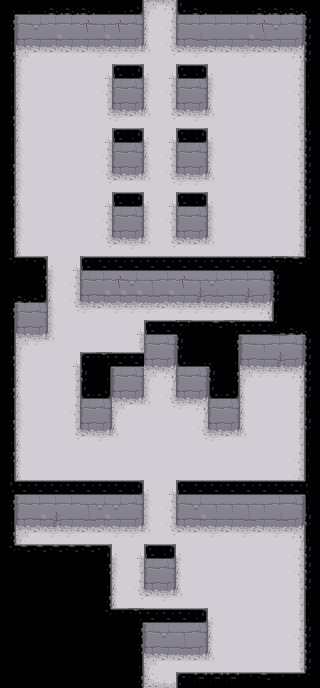

This is a level from a 2D game, rendered from its Tiled map with the project's own tilesets. A one-line summary and the complete map file follow:
An orthogonal 20x43 tile map with 16x16 px tiles, 2 tile layers (Floor, Ceilng), 1 hidden layer not drawn.

<map version="1.0" orientation="orthogonal" renderorder="right-down" width="20" height="43" tilewidth="16" tileheight="16" nextobjectid="4">
 <tileset firstgid="1" name="dungeon tileset calciumtrice" tilewidth="16" tileheight="16" tilecount="1050" columns="30">
  <image source="dungeon tileset calciumtrice.png" width="480" height="560" />
  <terraintypes>
   <terrain name="Ceiling" tile="55" />
   <terrain name="Wall" tile="156" />
   <terrain name="Floor" tile="235" />
  </terraintypes>
  <tile id="30" terrain="0,0,0,0" />
  <tile id="31" terrain=",,,0" />
  <tile id="32" terrain=",,0," />
  <tile id="33" terrain=",0,," />
  <tile id="34" terrain="0,,," />
  <tile id="35" terrain=",0,,0" />
  <tile id="37" terrain=",0,,0" />
  <tile id="38" terrain=",,0,0" />
  <tile id="39" terrain=",,0,0" />
  <tile id="40" terrain=",,0,0" />
  <tile id="41" terrain="0,0,," />
  <tile id="43" terrain="0,0,," />
  <tile id="44" terrain="0,,0," />
  <tile id="46" terrain="0,,0," />
  <tile id="79" terrain=",0,0,0" />
  <tile id="80" terrain="0,,0,0" />
  <tile id="81" terrain="0,0,,0" />
  <tile id="82" terrain="0,0,0," />
  <tile id="120" terrain=",,,1" />
  <tile id="121" terrain=",,1,1" />
  <tile id="122" terrain=",,1,1" />
  <tile id="123" terrain=",,1,1" />
  <tile id="124" terrain=",,1,1" />
  <tile id="125" terrain=",,1," />
  <tile id="150" terrain=",1,," />
  <tile id="151" terrain="1,1,," />
  <tile id="152" terrain="1,1,," />
  <tile id="153" terrain="1,1,," />
  <tile id="154" terrain="1,1,," />
  <tile id="155" terrain="1,,," />
  <tile id="210" terrain="2,2,2,2" />
  <tile id="211" terrain=",,,2" />
  <tile id="212" terrain=",,2," />
  <tile id="213" terrain=",2,," />
  <tile id="214" terrain="2,,," />
  <tile id="216" terrain=",2,,2" />
  <tile id="217" terrain=",2,,2" />
  <tile id="218" terrain=",,2,2" />
  <tile id="220" terrain=",,2,2" />
  <tile id="222" terrain="2,2,," />
  <tile id="223" terrain="2,2,," />
  <tile id="225" terrain="2,,2," />
  <tile id="226" terrain="2,,2," />
  <tile id="259" terrain=",2,2,2" />
  <tile id="260" terrain="2,,2,2" />
  <tile id="261" terrain="2,2,,2" />
  <tile id="262" terrain="2,2,2," />
 </tileset>
 <imagelayer name="Background" visible="0" offsetx="-944" offsety="16">
  <image source="../puzzle5.png" width="1248" height="672" />
 </imagelayer>
 <layer name="Floor" width="20" height="43">
  <data encoding="csv">
0,0,0,0,0,0,0,0,0,212,213,0,0,0,0,0,0,0,0,0,
0,121,122,125,125,123,124,123,126,218,226,121,125,125,125,125,123,122,126,0,
0,151,155,152,155,155,152,155,156,218,226,151,154,155,155,152,154,155,156,0,
0,212,221,221,221,221,219,219,219,260,261,221,219,221,221,219,221,221,213,0,
0,217,211,211,211,211,263,224,224,262,263,224,224,262,211,211,211,211,226,0,
0,217,211,211,211,211,226,121,126,217,226,121,126,217,211,211,211,211,226,0,
0,218,211,211,211,211,227,151,156,218,227,151,156,218,211,211,211,211,227,0,
0,217,211,211,211,211,261,219,221,260,261,221,219,260,211,211,211,211,226,0,
0,218,211,211,211,211,263,223,224,262,263,223,223,262,211,211,211,211,227,0,
0,217,211,211,211,211,226,121,126,218,226,121,126,217,211,211,211,211,226,0,
0,217,211,211,211,211,226,151,156,217,226,151,156,218,211,211,211,211,227,0,
0,217,211,211,211,211,261,221,221,260,261,219,219,260,211,211,211,211,226,0,
0,218,211,211,211,211,263,223,224,262,263,223,224,262,211,211,211,211,227,0,
0,217,211,211,211,211,226,121,126,217,226,121,126,217,211,211,211,211,227,0,
0,217,211,211,211,211,226,151,156,217,227,151,156,217,211,211,211,211,227,0,
0,218,211,211,211,211,261,221,219,260,261,221,221,260,211,211,211,211,226,0,
0,214,224,262,263,223,223,223,224,224,223,223,223,223,223,223,224,223,215,0,
0,0,0,217,226,121,125,123,122,124,125,123,124,122,125,125,126,0,0,0,
0,0,0,218,226,151,152,152,152,154,152,155,153,154,155,153,156,0,0,0,
0,121,126,217,261,219,221,219,219,219,221,219,219,219,221,219,213,0,0,0,
0,151,156,217,211,211,211,211,263,224,224,224,223,224,223,224,215,0,0,0,
0,212,219,260,211,211,211,211,227,121,126,0,0,0,0,121,124,125,126,0,
0,217,211,211,263,223,224,223,215,151,156,0,0,0,0,151,155,153,156,0,
0,218,211,211,227,0,0,121,126,212,213,121,126,0,0,212,219,219,213,0,
0,218,211,211,227,0,0,151,156,217,226,151,156,0,0,218,211,211,227,0,
0,217,211,211,226,121,126,212,221,260,261,219,213,121,126,218,211,211,227,0,
0,217,211,211,227,151,156,218,211,211,211,211,226,151,156,218,211,211,227,0,
0,218,211,211,261,221,219,260,211,211,211,211,261,219,221,260,211,211,227,0,
0,218,211,211,211,211,211,211,211,211,211,211,211,211,211,211,211,211,226,0,
0,218,211,211,211,211,211,211,211,211,211,211,211,211,211,211,211,211,226,0,
0,214,223,223,224,223,224,224,223,262,263,224,223,223,224,224,224,224,215,0,
0,121,125,125,125,124,122,122,126,217,226,121,122,124,124,124,124,125,126,0,
0,151,152,153,155,154,152,155,156,217,226,151,152,155,155,154,155,154,156,0,
0,212,221,219,219,221,221,219,219,260,261,221,221,219,221,219,221,219,213,0,
0,214,223,224,224,224,224,262,263,223,223,262,211,211,211,211,211,211,226,0,
0,0,0,0,0,0,0,217,227,121,126,218,211,211,211,211,211,211,226,0,
0,0,0,0,0,0,0,218,226,151,156,218,211,211,211,211,211,211,227,0,
0,0,0,0,0,0,0,218,261,221,219,260,211,211,211,211,211,211,227,0,
0,0,0,0,0,0,0,214,223,224,224,223,223,262,211,211,211,211,227,0,
0,0,0,0,0,0,0,0,0,121,122,124,126,218,211,211,211,211,226,0,
0,0,0,0,0,0,0,0,0,151,155,154,156,218,211,211,211,211,227,0,
0,0,0,0,0,0,0,0,0,212,221,221,221,260,211,211,211,211,227,0,
0,0,0,0,0,0,0,0,0,214,223,224,223,223,223,224,224,223,215,0
</data>
 </layer>
 <layer name="Ceilng" width="20" height="43">
  <data encoding="csv">
83,44,44,42,42,42,44,44,35,0,0,34,42,44,44,44,42,42,42,82,
45,0,0,0,0,0,0,0,0,0,0,0,0,0,0,0,0,0,0,36,
47,0,0,0,0,0,0,0,0,0,0,0,0,0,0,0,0,0,0,36,
45,0,0,0,0,0,0,0,0,0,0,0,0,0,0,0,0,0,0,36,
47,0,0,0,0,0,0,48,50,0,0,48,50,0,0,0,0,0,0,38,
47,0,0,0,0,0,0,0,0,0,0,0,0,0,0,0,0,0,0,38,
47,0,0,0,0,0,0,0,0,0,0,0,0,0,0,0,0,0,0,38,
45,0,0,0,0,0,0,0,0,0,0,0,0,0,0,0,0,0,0,38,
47,0,0,0,0,0,0,48,50,0,0,48,50,0,0,0,0,0,0,36,
47,0,0,0,0,0,0,0,0,0,0,0,0,0,0,0,0,0,0,36,
45,0,0,0,0,0,0,0,0,0,0,0,0,0,0,0,0,0,0,36,
47,0,0,0,0,0,0,0,0,0,0,0,0,0,0,0,0,0,0,36,
45,0,0,0,0,0,0,48,50,0,0,48,50,0,0,0,0,0,0,36,
47,0,0,0,0,0,0,0,0,0,0,0,0,0,0,0,0,0,0,38,
45,0,0,0,0,0,0,0,0,0,0,0,0,0,0,0,0,0,0,36,
47,0,0,0,0,0,0,0,0,0,0,0,0,0,0,0,0,0,0,38,
81,41,33,0,0,48,52,52,52,52,52,52,52,52,52,52,52,68,40,80,
31,31,45,0,0,0,0,0,0,0,0,0,0,0,0,0,0,36,31,31,
83,42,35,0,0,0,0,0,0,0,0,0,0,0,0,0,0,36,31,31,
45,0,0,0,0,0,0,0,0,0,0,0,0,0,0,0,0,38,31,31,
47,0,0,0,0,0,0,0,0,48,52,68,41,40,67,52,52,66,42,82,
47,0,0,0,0,0,0,0,0,0,0,36,31,31,45,0,0,0,0,36,
45,0,0,0,0,32,67,52,52,0,0,34,44,82,47,0,0,0,0,36,
47,0,0,0,0,36,47,0,0,0,0,0,0,36,45,0,0,0,0,36,
45,0,0,0,0,34,35,0,0,0,0,0,0,34,35,0,0,0,0,36,
47,0,0,0,0,0,0,0,0,0,0,0,0,0,0,0,0,0,0,38,
45,0,0,0,0,0,0,0,0,0,0,0,0,0,0,0,0,0,0,36,
47,0,0,0,0,0,0,0,0,0,0,0,0,0,0,0,0,0,0,38,
45,0,0,0,0,0,0,0,0,0,0,0,0,0,0,0,0,0,0,38,
47,0,0,0,0,0,0,0,0,0,0,0,0,0,0,0,0,0,0,38,
86,52,52,52,52,52,52,52,50,0,0,48,52,52,52,52,52,52,52,85,
45,0,0,0,0,0,0,0,0,0,0,0,0,0,0,0,0,0,0,38,
47,0,0,0,0,0,0,0,0,0,0,0,0,0,0,0,0,0,0,36,
45,0,0,0,0,0,0,0,0,0,0,0,0,0,0,0,0,0,0,38,
81,40,40,40,40,40,33,0,0,48,50,0,0,0,0,0,0,0,0,36,
31,31,31,31,31,31,45,0,0,0,0,0,0,0,0,0,0,0,0,36,
31,31,31,31,31,31,47,0,0,0,0,0,0,0,0,0,0,0,0,36,
31,31,31,31,31,31,45,0,0,0,0,0,0,0,0,0,0,0,0,38,
31,31,31,31,31,31,81,41,67,52,52,52,50,0,0,0,0,0,0,38,
31,31,31,31,31,31,31,31,45,0,0,0,0,0,0,0,0,0,0,36,
31,31,31,31,31,31,31,31,45,0,0,0,0,0,0,0,0,0,0,36,
31,31,31,31,31,31,31,31,47,0,0,0,0,0,0,0,0,0,0,36,
31,31,31,31,31,31,31,31,45,0,0,32,39,39,39,41,40,41,41,80
</data>
 </layer>
</map>
